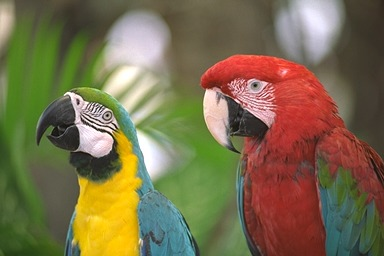
#> input picture NTU-ADSP/hw3/assets/parrots.jpg, 384 x 256 px
$ python main.py
#> lines starting #> are read from the running program, lines starting #| are printed output that depends on the picture
#> the answer given: assets/parrots.jpg
#> in main, A_input_color_img is the input picture: PIL image 384x256 RGB; mean R, G, B 121.9, 109.8, 76.1
import numpy as np
from PIL import Image
import matplotlib.pyplot as plt
import os, io

def subsample_420(channel: np.ndarray) -> np.ndarray:
    """Subsample the chrominance channels by a factor of 2 in both axes."""
    return channel[::2, ::2]

def upsample_420(channel: np.ndarray) -> np.ndarray:
    """Upsample the chrominance channels by a factor of 2 using bilinear interpolation."""
    return channel.repeat(2, axis=0).repeat(2, axis=1)

def compress_420(img: Image) -> Image:
    """Compress an RGB image using the 4:2:0 compression scheme."""

    # Convert RGB to YCbCr
    ycbcr_img = img.convert("YCbCr")
#> ycbcr_img: PIL image 384x256 YCbCr; mean of channels 0, 1, 2 109.1, 108.7, 136.4
    np_ycbcr = np.array(ycbcr_img)

    # Split into separate channels
    Y = np_ycbcr[:, :, 0]
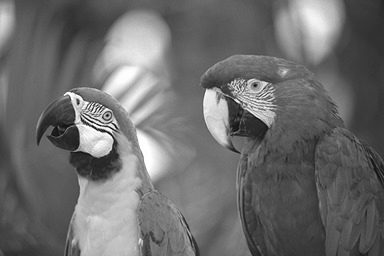
#> Y: shape (256, 384); min 2, max 255, mean 109.1
    Cb = np_ycbcr[:, :, 1]
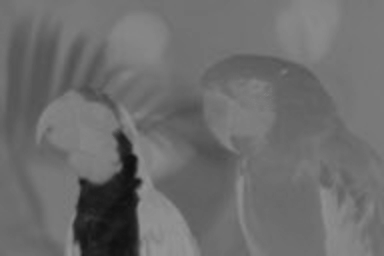
#> Cb: shape (256, 384); min 15, max 150, mean 108.7
    Cr = np_ycbcr[:, :, 2]
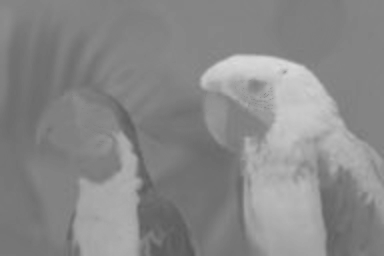
#> Cr: shape (256, 384); min 87, max 217, mean 136.4

    # Subsample Cb and Cr channels
    Cb_sub = subsample_420(Cb)
    Cr_sub = subsample_420(Cr)

    # Upsample Cb and Cr channels
    Cb_upsampled = upsample_420(Cb_sub)
    Cr_upsampled = upsample_420(Cr_sub)

    # Reconstruct YCbCr image with original Y and upsampled Cb, Cr
    reconstructed_ycbcr = np.stack((Y, Cb_upsampled, Cr_upsampled), axis=-1).astype(np.uint8)
#> reconstructed_ycbcr: shape (256, 384, 3); mean of channels 0, 1, 2 109.1, 108.8, 136.4
    reconstructed_img = Image.fromarray(reconstructed_ycbcr, "YCbCr")

    # Convert back to RGB
    return reconstructed_img.convert("RGB")
#> returned value: PIL image 384x256 RGB

def main():

    # Load the input image
    img_path = input("Enter the path of the image: ")
    A_input_color_img = Image.open(img_path)
    A_input_color_img_size = os.path.getsize(img_path)

    # Apply the 4:2:0 compression technique
    B_reconstructed_img = compress_420(A_input_color_img)

    # Save the reconstructed image to a byte buffer instead of disk
    buffer = io.BytesIO()
    B_reconstructed_img.save(buffer, format='JPEG')
    B_reconstructed_img_size = buffer.tell()
    B_reconstructed_img.save("reconstructed.jpg")

    # Display the original and reconstructed images and information
    fig, ax = plt.subplots(1, 2)
    ax[0].imshow(A_input_color_img)
    ax[0].set_title("Original Image")
    ax[1].imshow(B_reconstructed_img)
    ax[1].set_title("Reconstructed Image")
    ax[0].text(0, -130, f"Size: {A_input_color_img.size}")
    ax[1].text(0, -130, f"Size: {B_reconstructed_img.size}")
    ax[0].text(0, -100, f"File size (in bytes): {A_input_color_img_size}")
    ax[1].text(0, -100, f"File size (in bytes): {B_reconstructed_img_size}")
    plt.show()
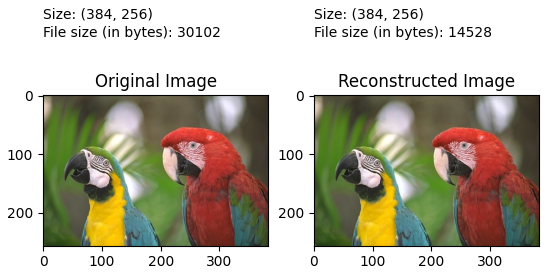
#> figure drawn by matplotlib, 2 panels

if __name__ == "__main__":
    main()
